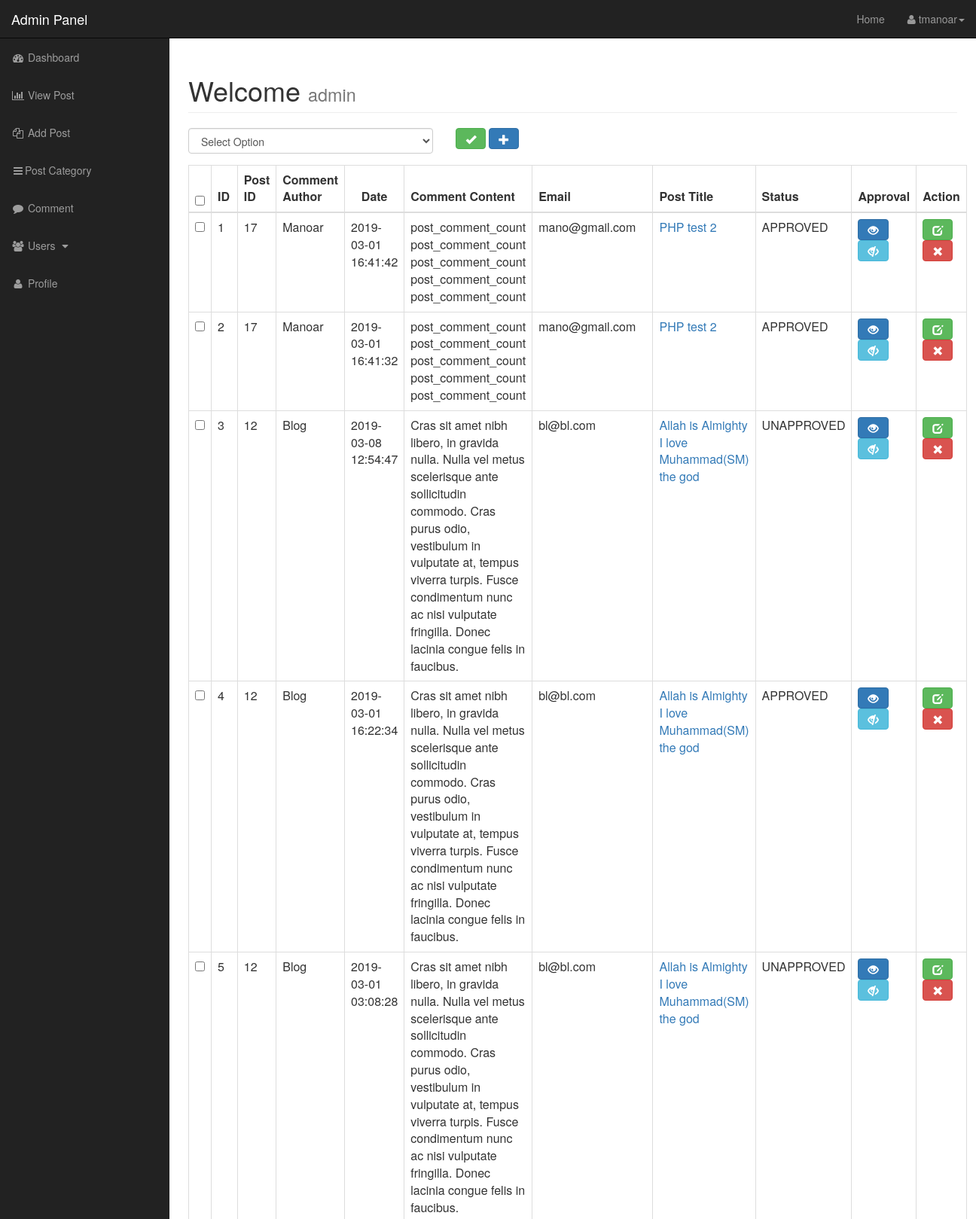
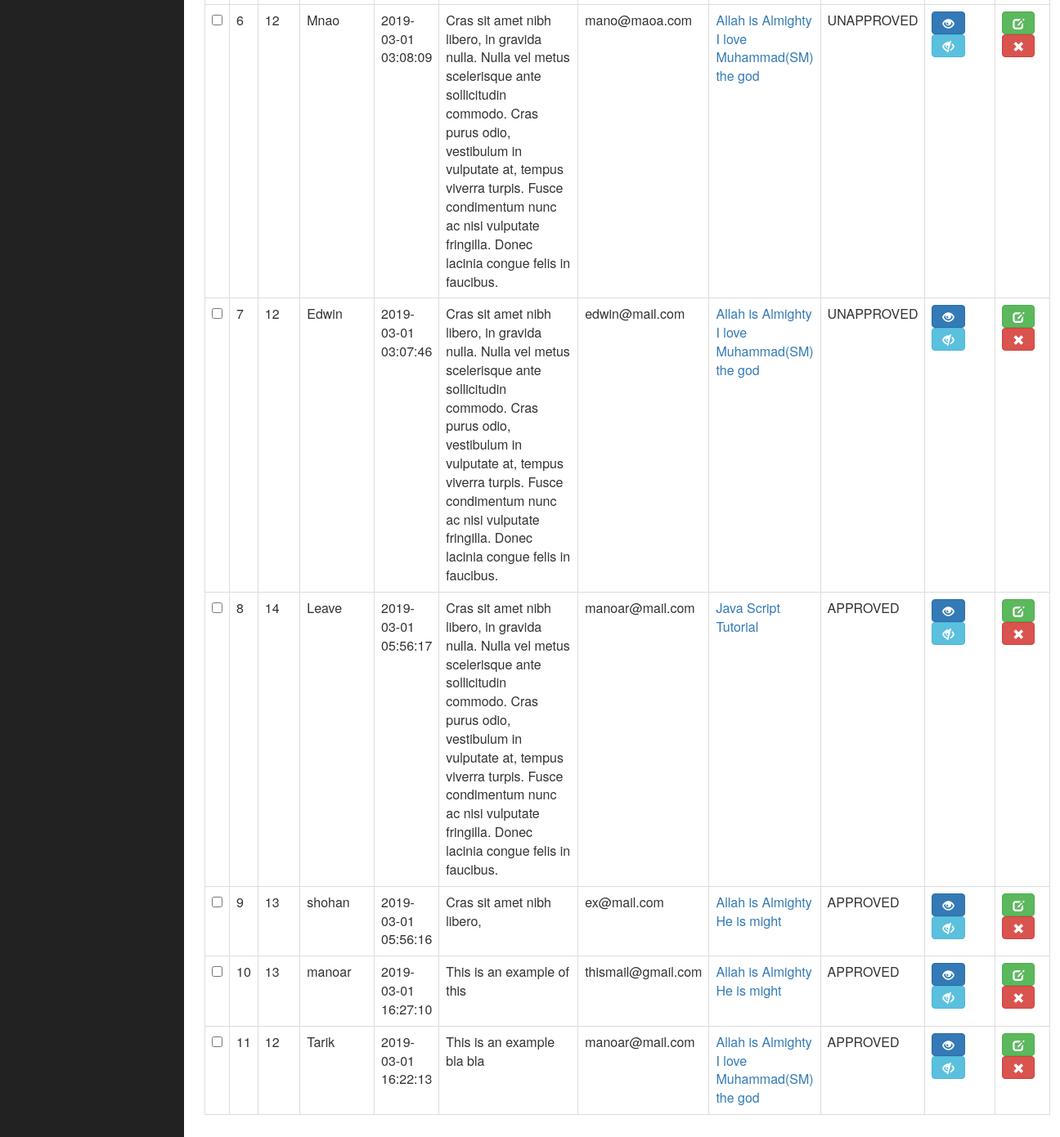
/admin/comment.php (signed in), run on an earlier commit of the app's database (2 pictures, top to bottom).
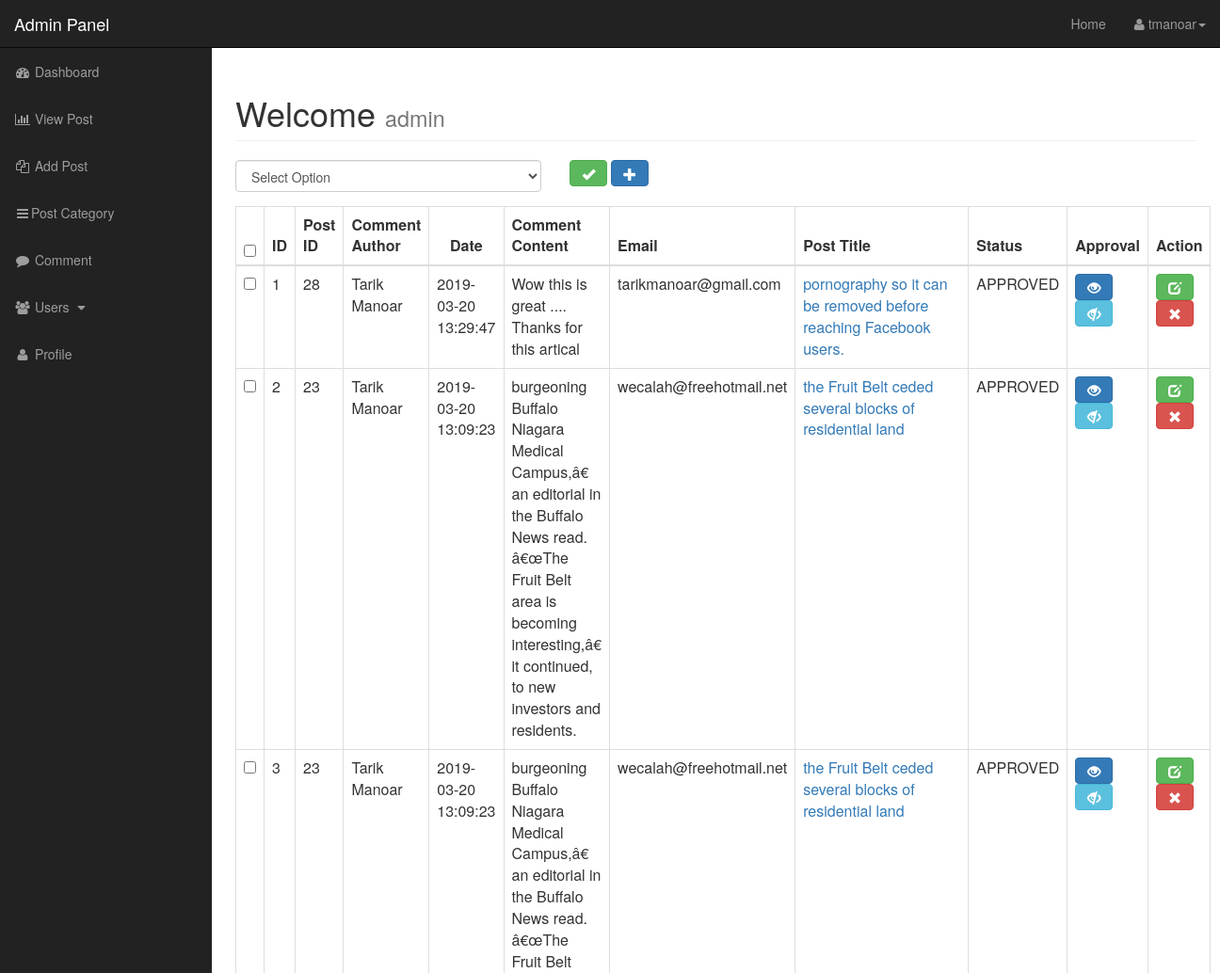
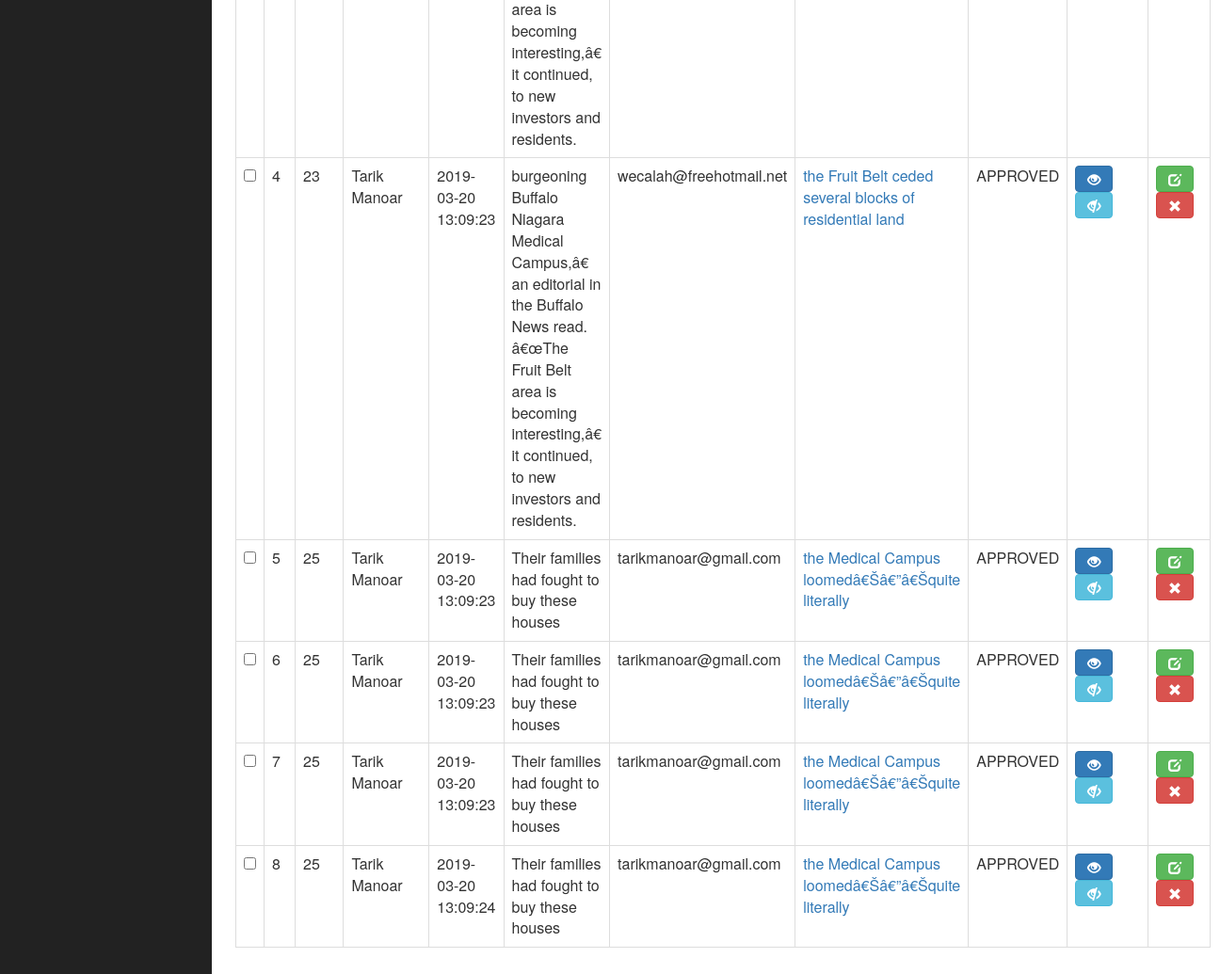
And on a later commit of the database (2 pictures, top to bottom).
### tables this page shows
CREATE TABLE `comments` (
  `comment_id` int(4) NOT NULL,
  `comment_post_id` int(4) NOT NULL,
  `comment_author` varchar(255) NOT NULL,
  `comment_date` timestamp NOT NULL DEFAULT CURRENT_TIMESTAMP ON UPDATE CURRENT_TIMESTAMP,
  `comment_content` text NOT NULL,
  `comment_email` varchar(255) NOT NULL,
  `comment_status` varchar(255) NOT NULL
);

CREATE TABLE `posts` (
  `id` int(11) NOT NULL,
  `post_ctg_id` varchar(255) NOT NULL,
  `post_title` varchar(255) NOT NULL,
  `post_author` varchar(50) NOT NULL,
  `date` timestamp NOT NULL DEFAULT CURRENT_TIMESTAMP,
  `post_image` text NOT NULL,
  `post_content` text NOT NULL,
  `post_tags` varchar(255) NOT NULL,
  `post_comment_count` int(11) NOT NULL,
  `post_status` varchar(255) NOT NULL DEFAULT 'draft'
);

### admin/include/viewComment.php (the view, shortened to what this page needs)
<div id="page-wrapper">
    <div class="container-fluid">
        <div class="row">
            <div class="col-lg-12">
                <h1 class="page-header">
                    Welcome
                    <small>admin</small>
                </h1>
            </div>
            <div class="col-lg-12">
                <form action="" method="POST" accept-charset="utf-8">
                    <div id="bulkOptionContainer" class="col-xs-4" style="padding-left: 0px;margin-bottom: 15px;">
                        <select name="bulkOption" id="" class="form-control">
                            <option value="">Select Option</option>
                        </select>
                    </div>
                    <div class="col-xs-4">
                        <button type="submit" class="btn btn-success" name="submit"><span class="glyphicon glyphicon-ok" area-hidden="true"></span></button>
                        <a href="addpost.php" class="btn btn-primary"><span class="glyphicon glyphicon-plus" area-hidden="true"></span></a>
                    </div>
                <table class="table table-inverse table-bordered table-dark table-hover">
                    <thead>
                        <tr>
                            <th><input type="checkbox" name="" id="selectAllBoxes" class="form-check-input"></th>
                            <th>ID</th>
                            <th>Post ID</th>
                            <th>Comment Author</th>
                            <th class="text-center">Date</th>
                            <th>Comment Content</th>
                            <th>Email</th>
                            <th>Post Title</th>
                            <th>Status</th>
                            <th>Approval</th>
                            <th>Action</th>
                        </tr>
                    </thead>
                    <tbody>
                        <?php
                            $result = mysqli_query($dbconn,"SELECT * FROM comments ORDER BY comment_id DESC");
                            $counter = 1;
                            while ($row = mysqli_fetch_assoc($result)){
                                $comment_post_id = $row['comment_post_id'];
                                ?>
                                <tr>
                                    <td><input type="checkbox" name="checkBoxArray[]" value="<?php echo $row['comment_id'] ; ?>" class="checkbox form-check-input" ></td>
                                    <td><?php echo $counter++; ?></td>
                                    <td><?php echo $row['comment_post_id'] ?></td>
                                    <td><?php echo $row['comment_author'] ?></td>
                                    <td><?php echo $row['comment_date'] ?></td>
                                    <td><?php echo $row['comment_content'] ?></td>
                                    <td><?php echo $row['comment_email'] ?></td>
                                    <?php
                                    $post_title = mysqli_query($dbconn,"SELECT * FROM posts WHERE id='$comment_post_id'") ;
                                    while ($p_title = mysqli_fetch_assoc($post_title)) {
                                        $id = $p_title['id'];
                                        echo "<td><a href='../post.php?p_id=$id'>{$p_title['post_title']}</a></td>";
                                    }
                                    ?>
                                    <td><?php echo $row['comment_status'] ?></td>
                                    <td>
                                        <a href="?approved=<?php echo $row['comment_id'] ?>"><p title="Approve This Comment" class="btn btn-primary"><span class="glyphicon glyphicon-eye-open" area-hidden="true"></span></p></a>
                                        <a href="?unapproved=<?php echo $row['comment_id'] ?>"><p title="Unapprove This Comment" class="btn btn-info"><span class="glyphicon glyphicon-eye-close" area-hidden="true"></span></p></a>
                                    </td>
                                    <td>
                                    	<a href="Comment.php?var=editComment&edit=<?php echo $row['comment_id'] ?>"><p class="btn btn-success" title="Edit this comment"><span class=" glyphicon glyphicon-edit"></span></p></a>
                                    	<a href="Comment.php?delete=<?php echo $row['comment_id'] ?>"><p class="btn btn-danger" title="Delete Comment"><span class=" glyphicon glyphicon-remove"></span></p></a>
                                    </td>
                                </tr>
                        <?php } ?>
                    </tbody>
                </table>
                </form>
            </div>
        </div>
    </div>
</div>

### admin/include/header.php (shortened to what this page needs)
<html lang="en">
<head>
    <link href="css/bootstrap.min.css" rel="stylesheet">
    <link href="css/sb-admin.css" rel="stylesheet">
    <link href="font-awesome/css/font-awesome.min.css" rel="stylesheet" type="text/css">
</head>
<body>
    <div id="wrapper">

### admin/include/nav.php (shortened to what this page needs)
<nav class="navbar navbar-inverse navbar-fixed-top" role="navigation">
    <div class="navbar-header">
        <a class="navbar-brand" href="index.php">Admin Panel</a>
    </div>
    <ul class="nav navbar-right top-nav">
    	<li><a href="../index.php">Home</a></li>
        <li class="dropdown">
            <a href="#" class="dropdown-toggle" data-toggle="dropdown"><i class="fa fa-user"></i> <?php echo $_SESSION['username']; ?><b class="caret"></b></a>
        </li>
    </ul>
    <div class="collapse navbar-collapse navbar-ex1-collapse">
        <ul class="nav navbar-nav side-nav">
            <li>
                <a href="index.php"><i class="fa fa-fw fa-dashboard active"></i> Dashboard</a>
            </li>
            <li>
                <a href="viewpost.php"><i class="fa fa-fw fa-bar-chart-o"></i> View Post</a>
            </li>
            <li>
                <a href="addpost.php"><i class="fa fa-fw fa-files-o"></i> Add Post</a>
            </li>
            <li>
                <a href="categories.php"><i class="fa fa-fw fa-bars"></i>Post Category</a>
            </li>
            <li>
                <a href="comment.php"><i class="fa fa-fw fa-comment"></i> Comment</a>
            </li>
            <li>
                <a href="javascript:;" data-toggle="collapse" data-target="#users"><i class="fa fa-fw fa-users"></i> Users <i class="fa fa-fw fa-caret-down"></i></a>
            </li>
            <li>
                <a href="profile.php"><i class="fa fa-fw fa-user"></i> Profile</a>
            </li>
        </ul>
    </div>
</nav>

### admin/comment.php (shortened to what this page needs)
<?php include_once "include/header.php" ?>
<?php include_once "include/nav.php" ?>
                <?php
                    if (isset($_GET['var'])) {
                        $var=$_GET['var'];
                    }else {
                        $var = '';
                    }
                    switch ($var) {
                            default:
                                include("include/viewComment.php");
                                break;
                        }
                ?>
<?php include_once "include/footer.php" ?>

### admin/include/footer.php (shortened to what this page needs)
</div>
</body>
</html>

### admin/css/sb-admin.css (style rules this page uses)
body { margin-top: 100px; background-color: #222; }
@media (min-width:768px) { body { margin-top: 50px; } }
#wrapper { padding-left: 0; }
#page-wrapper { width: 100%; padding: 0; background-color: #fff; }
@media (min-width:768px) { #wrapper { padding-left: 225px; } }
@media (min-width:768px) { #page-wrapper { padding: 10px; } }
.top-nav { padding: 0 15px; }
.top-nav>li { display: inline-block; float: left; }
.top-nav>li>a { padding-top: 15px; padding-bottom: 15px; line-height: 20px; color: #999; }
@media (min-width:768px) { .side-nav { position: fixed; top: 51px; left: 225px; width: 225px; margin-left: -225px; border: none; border-radius: 0; overflow-y: auto; background-color: #222; } }
@media (min-width:768px) { .side-nav>li>a { width: 225px; } }

What changed in the data, as far as the page shows it:
removed comments: comment_post "17", comment_author "Manoar", comment_date "2019-03-01 16:41:42", comment_content "post_comment_count post_comment_count post_comment_count post_comment_count post_comment_count", comment_email "mano@gmail.com", comment_status "APPROVED"
removed posts: post_title "PHP test 2"
removed comments: comment_post "17", comment_author "Manoar", comment_date "2019-03-01 16:41:32", comment_content "post_comment_count post_comment_count post_comment_count post_comment_count post_comment_count", comment_email "mano@gmail.com", comment_status "APPROVED"
removed comments: comment_post "12", comment_author "Blog", comment_date "2019-03-08 12:54:47", comment_content "Cras sit amet nibh libero, in gravida nulla. Nulla vel metus scelerisque ante sollicitudin commodo. Cras purus odio, vestibulum in vulputate at, tempus viverra turpis. Fusce condimentum nunc ac nisi vulputate fringilla. Donec lacinia congue felis in faucibus.", comment_email "bl@bl.com", comment_status "UNAPPROVED"
removed posts: post_title "Allah is Almighty I love Muhammad(SM) the god"
removed comments: comment_post "12", comment_author "Blog", comment_date "2019-03-01 16:22:34", comment_content "Cras sit amet nibh libero, in gravida nulla. Nulla vel metus scelerisque ante sollicitudin commodo. Cras purus odio, vestibulum in vulputate at, tempus viverra turpis. Fusce condimentum nunc ac nisi vulputate fringilla. Donec lacinia congue felis in faucibus.", comment_email "bl@bl.com", comment_status "APPROVED"
removed comments: comment_post "12", comment_author "Blog", comment_date "2019-03-01 03:08:28", comment_content "Cras sit amet nibh libero, in gravida nulla. Nulla vel metus scelerisque ante sollicitudin commodo. Cras purus odio, vestibulum in vulputate at, tempus viverra turpis. Fusce condimentum nunc ac nisi vulputate fringilla. Donec lacinia congue felis in faucibus.", comment_email "bl@bl.com", comment_status "UNAPPROVED"
removed comments: comment_post "12", comment_author "Mnao", comment_date "2019-03-01 03:08:09", comment_content "Cras sit amet nibh libero, in gravida nulla. Nulla vel metus scelerisque ante sollicitudin commodo. Cras purus odio, vestibulum in vulputate at, tempus viverra turpis. Fusce condimentum nunc ac nisi vulputate fringilla. Donec lacinia congue felis in faucibus.", comment_email "mano@maoa.com", comment_status "UNAPPROVED"
removed comments: comment_post "12", comment_author "Edwin", comment_date "2019-03-01 03:07:46", comment_content "Cras sit amet nibh libero, in gravida nulla. Nulla vel metus scelerisque ante sollicitudin commodo. Cras purus odio, vestibulum in vulputate at, tempus viverra turpis. Fusce condimentum nunc ac nisi vulputate fringilla. Donec lacinia congue felis in faucibus.", comment_email "edwin@mail.com", comment_status "UNAPPROVED"
removed comments: comment_post "14", comment_author "Leave", comment_date "2019-03-01 05:56:17", comment_content "Cras sit amet nibh libero, in gravida nulla. Nulla vel metus scelerisque ante sollicitudin commodo. Cras purus odio, vestibulum in vulputate at, tempus viverra turpis. Fusce condimentum nunc ac nisi vulputate fringilla. Donec lacinia congue felis in faucibus.", comment_email "manoar@mail.com", comment_status "APPROVED"
removed posts: post_title "Java Script Tutorial", shown under "14"
removed comments: comment_post "13", comment_author "shohan", comment_date "2019-03-01 05:56:16", comment_content "Cras sit amet nibh libero,", comment_email "ex@mail.com", comment_status "APPROVED"
removed posts: post_title "Allah is Almighty He is might"
removed comments: comment_post "13", comment_author "manoar", comment_date "2019-03-01 16:27:10", comment_content "This is an example of this", comment_email "thismail@gmail.com", comment_status "APPROVED"
removed comments: comment_post "12", comment_author "Tarik", comment_date "2019-03-01 16:22:13", comment_content "This is an example bla bla", comment_email "manoar@mail.com", comment_status "APPROVED"
added comments: comment_post "28", comment_author "Tarik Manoar", comment_date "2019-03-20 13:29:47", comment_content "Wow this is great .... Thanks for this artical", comment_email "tarikmanoar@gmail.com", comment_status "APPROVED"
added posts: post_title "pornography so it can be removed before reaching Facebook users.", shown under "28"
added comments: comment_post "23", comment_author "Tarik Manoar", comment_date "2019-03-20 13:09:23", comment_content "burgeoning Buffalo Niagara Medical Campus,â€ an editorial in the Buffalo News read. â€œThe Fruit Belt area is becoming interesting,â€ it continued, to new investors and residents.", comment_email "wecalah@freehotmail.net", comment_status "APPROVED"
added posts: post_title "the Fruit Belt ceded several blocks of residential land"
added comments: comment_post "23", comment_author "Tarik Manoar", comment_date "2019-03-20 13:09:23", comment_content "burgeoning Buffalo Niagara Medical Campus,â€ an editorial in the Buffalo News read. â€œThe Fruit Belt area is becoming interesting,â€ it continued, to new investors and residents.", comment_email "wecalah@freehotmail.net", comment_status "APPROVED"
added comments: comment_post "23", comment_author "Tarik Manoar", comment_date "2019-03-20 13:09:23", comment_content "burgeoning Buffalo Niagara Medical Campus,â€ an editorial in the Buffalo News read. â€œThe Fruit Belt area is becoming interesting,â€ it continued, to new investors and residents.", comment_email "wecalah@freehotmail.net", comment_status "APPROVED"
added comments: comment_post "25", comment_author "Tarik Manoar", comment_date "2019-03-20 13:09:23", comment_content "Their families had fought to buy these houses", comment_email "tarikmanoar@gmail.com", comment_status "APPROVED"
added posts: post_title "the Medical Campus loomedâ€Šâ€”â€Šquite literally"
added comments: comment_post "25", comment_author "Tarik Manoar", comment_date "2019-03-20 13:09:23", comment_content "Their families had fought to buy these houses", comment_email "tarikmanoar@gmail.com", comment_status "APPROVED"
added comments: comment_post "25", comment_author "Tarik Manoar", comment_date "2019-03-20 13:09:23", comment_content "Their families had fought to buy these houses", comment_email "tarikmanoar@gmail.com", comment_status "APPROVED"
added comments: comment_post "25", comment_author "Tarik Manoar", comment_date "2019-03-20 13:09:24", comment_content "Their families had fought to buy these houses", comment_email "tarikmanoar@gmail.com", comment_status "APPROVED"
